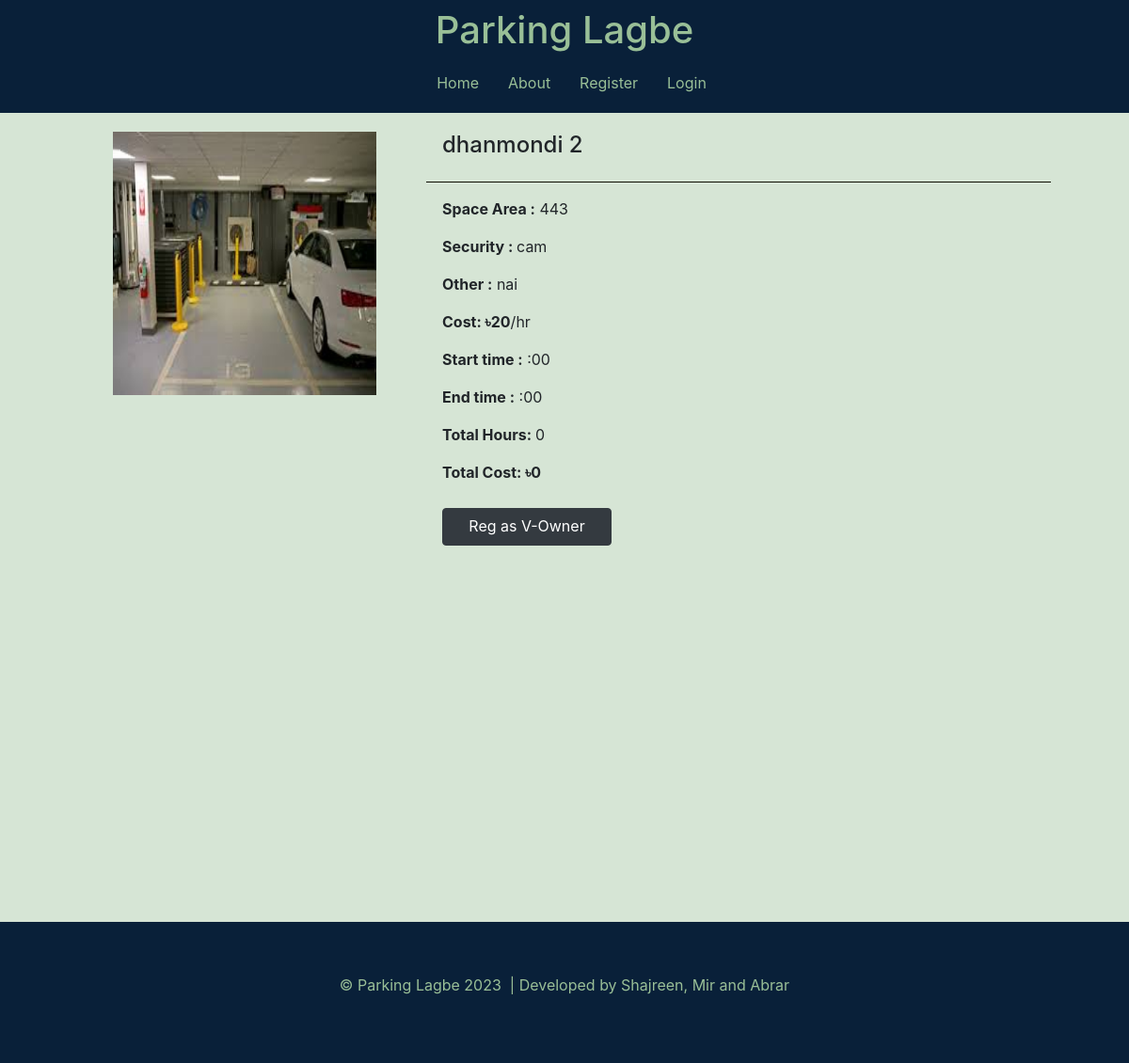
Screenshot of /PHP/details.php?pid=18 with the database file from the repository.
### tables this page shows
CREATE TABLE `parkingspotdetails` (
  `PID` int(11) NOT NULL,
  `UID` int(11) NOT NULL,
  `Plocation` varchar(30) NOT NULL,
  `Pcoordinate` point NOT NULL,
  `Pphoto` text NOT NULL,
  `Psize` varchar(20) NOT NULL,
  `Costhour` float NOT NULL,
  `Security` varchar(40) NOT NULL,
  `Others` varchar(60) NOT NULL
);

### PHP/details.php (the view, shortened to what this page needs)
<?php
require_once "connect.php";
?>
<html lang="en">
  <head>
    <link rel="stylesheet" type="text/css" href="../css/details.css" />
    <link
      rel="stylesheet"
      href="https://cdn.jsdelivr.net/npm/bootstrap@4.1.3/dist/css/bootstrap.min.css"
    />
  </head>
  <body>
  <?php
  if(isset($_SESSION["username"]))
  {
    $user= $_SESSION["username"];
    echo '<nav class="navbar navbar-expand-lg navbar-light ">';
    echo '    <a class="navbar-brand" href="home.php">';
    echo '      <h1>Parking Lagbe</h1>';
    echo '    </a>';
    echo '    <button class="navbar-toggler btn-btn-success" type="button" data-toggle="collapse"';
    echo '      data-target="#navbarSupportedContent" aria-controls="navbarSupportedContent" aria-expanded="false"';
    echo '      aria-label="Toggle navigation">';
    echo '      <span class="navbar-toggler-icon"></span>';
    echo '    </button>';
    echo '    <div class="collapse navbar-collapse" id="navbarSupportedContent">';
    echo '      <ul class="navbar-nav">';
    echo '        <li class="nav-item active">';
    echo "          <a class='nav-link' href='userprofile.php'> $user <span class='sr-only'>(current)</span></a>";
    echo '        </li>';
    echo '        <li class="nav-item active">';
    echo '          <a class="nav-link" href="home.php">Home <span class="sr-only">(current)</span></a>';
    echo '        </li>';
    echo '        <li class="nav-item">';
    echo '          <a class="nav-link" href="about.php">About</a>';
    echo '        </li>';
    echo '        <li class="nav-item">';
    echo '          <a class="nav-link" href="logout.php">Logout</a>';
    echo '        </li>';
    echo '      </ul>';
    echo '    </div>';
    echo '  </nav>';
  }
  else{
echo '<nav class="navbar navbar-expand-lg navbar-light ">';
echo '    <a class="navbar-brand" href="home.php">';
echo '      <h1>Parking Lagbe</h1>';
echo '    </a>';
echo '    <div class="collapse navbar-collapse" id="navbarSupportedContent">';
echo '      <ul class="navbar-nav">';
echo '        <li class="nav-item active">';
echo '          <a class="nav-link" href="home.php">Home <span class="sr-only">(current)</span></a>';
echo '        </li>';
echo '        <li class="nav-item">';
echo '          <a class="nav-link" href="about.php">About</a>';
echo '        </li>';
echo '        <li class="nav-item">';
echo '          <a class="nav-link" href="register.php">Register</a>';
echo '        </li>';
echo '        <li class="nav-item">';
echo '          <a class="nav-link" href="login.php">Login</a>';
echo '        </li>';
echo '      </ul>';
echo '    </div>';
echo '  </nav>';
  }
  ?>
    <?php
      $pid=$_GET['pid'];
      $start=$_GET['start'];
      $end=$_GET['end'];
      $sql="SELECT * FROM `parkingspotdetails` WHERE PID='$pid'";
      $result=mysqli_query($conn,$sql);
      $row=mysqli_fetch_assoc($result);
      $location=$row['Plocation'];
      $photo=$row['Pphoto'];
      $size=$row['Psize'];
      $cost=$row['Costhour'];
      $security=$row['Security'];
      $others=$row['Others']
    ?>
    <?php
      echo '<div class="deets">';
      echo '  <div style="width: 30%">';
      echo '    <img';
      echo "      src='$photo'";
      echo '      class="image1"';
      echo '      alt="Responsive image"';
      echo '    />';
      echo '  </div>';
      echo '  <div style="width: 70%" class="location-flex">';
      echo '    <div>';
      echo "      <h4 class='location'>$location</h4>";
      echo '    </div>';
      echo '    <hr />';
      echo '    <div class="more-deets">';
      echo '      <div>';
      echo "        <p><strong>Space Area :</strong> $size</p>";
      echo '      </div>';
      echo '      <div>';
      echo "        <p><strong>Security : </strong> $security</p>";
      echo '      </div>';
      echo '      <div>';
      echo "        <p><strong>Other :</strong> $others</p>";
      echo '      </div>';
      echo '      <div>';
      echo "        <p><strong>Cost: ৳$cost</strong>/hr</p>";
      echo '      </div>';
      echo '      <div>';
      if($start=="100000" || $start=="200000"){
      $strim=rtrim($start, '0');
      $strim=$strim.'0';
      }else{
        $strim=rtrim($start, '0');
      }
      if($end=="100000" || $end=="200000"){
        $etrim=rtrim($end, '0');
        $etrim=$etrim.'0';
        echo $etrim;
      }
      else{
        $etrim=rtrim($end, '0');
      }
      echo "        <p><strong>Start time :</strong> $strim:00</p>";
      echo '      </div>';
      echo '      <div>';
      echo "        <p><strong>End time :</strong> $etrim:00</p>";
      echo '      </div>';
      echo '      <div>';
      $totalhrs=(int)$etrim-(int)$strim;
      echo "        <p><strong>Total Hours: </strong>$totalhrs</p>";
      echo '      </div>';
      echo '      <div>';
      $totalcost=(int)$totalhrs*(int)$cost;
      echo "        <p><strong>Total Cost: ৳$totalcost</strong></p>";
      echo '      </div>';
      echo '    </div>';
      $mail=$_SESSION['email'];
      $sql="Select * from `user` where Email='$mail'";
      $result=mysqli_query($conn,$sql);
      $row=mysqli_fetch_assoc($result);
      $vowner=$row['VOwner'];
      if($vowner=="yes"){
        echo "    <div><a href='payment.php?start=$strim&end=$etrim&pid=$pid&cost=$totalcost&hour=$totalhrs'class='btn btn-primary'>Book Spot</a></div>";
      }else{
        echo "    <div><a href='userprofile.php'class='btn btn-dark'>Reg as V-Owner</a></div>";
      }
      echo '  </div>';
      echo '</div>';
      ?>
    <footer class="myfoot">
      <p>
        ©&nbsp;Parking Lagbe 2023 &nbsp;| Developed by Shajreen, Mir and Abrar
      </p>
    </footer>
  </body>
</html>

### Css/details.css (style rules this page uses)
body { background-color: rgba(153, 191, 151, 0.4) !important; }
nav { display: block; background-color: #092039 !important; }
.nav-link { color: rgba(153, 191, 151, 1) !important; }
.navbar-brand { color: rgba(153, 191, 151, 1) !important; }
.image1 { margin-left: 120px; margin-top: 20px; height: auto !important; width: auto !important; }
.myfoot { color: rgba(153, 191, 151, 1); margin-top: 130px; background-color: #092039; display: flex; justify-content: center; height: 150px; align-items: center; }
.location-flex { margin-left: 10px !important; }
.more-deets { margin-left: 0 !important; }
@media (min-width: 992px) { nav.navbar.navbar-expand-lg.navbar-light { flex-direction: column; height: 120px; } }
@media (min-width: 992px) { li { padding-left: 15px; } }
@media (min-width: 992px) { .nav-link { color: rgba(153, 191, 151, 1) !important; } }
@media (min-width: 992px) { .navbar-brand { color: rgba(153, 191, 151, 1) !important; margin: 0 !important; padding: 0 !important; } }
@media (min-width: 992px) { .myfoot { color: rgba(153, 191, 151, 1); margin-top: 400px; background-color: #092039; display: flex; justify-content: center; height: 150px; align-items: center; } }
@media (min-width: 992px) { .image1 { margin-left: 120px; margin-top: 20px; height: 280px !important; width: 280px !important; } }
@media (min-width: 992px) { .btn { margin-top: 10px; height: 40px; width: 180px !important; margin-left: 100px !important; } }
@media (min-width: 992px) { .deets { display: flex; justify-content: flex-start; } }
@media (min-width: 992px) { .location { margin-top: 20px; margin-left: 100px; align-items: flex-start !important; } }
@media (min-width: 992px) { .location-flex { display: flex; justify-content: flex-start; flex-direction: column; } }
@media (min-width: 992px) { hr { border: 5px; clear: both; width: 80%; background-color: #0e0e01; height: 2px; } }
@media (min-width: 992px) { .more-deets { margin-left: 100px !important; } }
@media (min-width: 597px) { .myfoot { color: rgba(153, 191, 151, 1); margin-top: 400px; background-color: #092039; display: flex; justify-content: center; height: 150px; align-items: center; } }

### rows the page displays
parkingspotdetails: Pphoto (picture), Plocation "dhanmondi 2", Psize "443", Security "cam", Others "nai", Costhour "20", Costhour "0"

### other values shown
$totalhrs "0"
